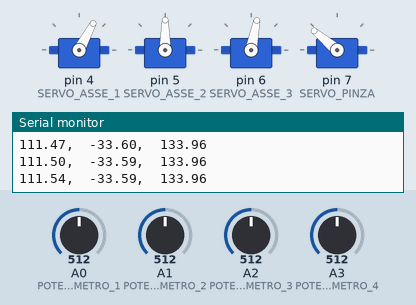
A sketch run on a simulated Arduino Uno, built with avr-gcc and run on an emulated ATmega328P. Parts: 4 × servo, the last lines printed to the serial monitor. The inputs (shaded band) are chosen by the test bench; at power-on: A3 (POTENZIOMETRO_4) = 512, A0 (POTENZIOMETRO_1) = 512, A1 (POTENZIOMETRO_2) = 512, A2 (POTENZIOMETRO_3) = 512.

Above: at 1.2 s.
1.3 s: A3 (POTENZIOMETRO_4) set to 306
At 2.53 s:
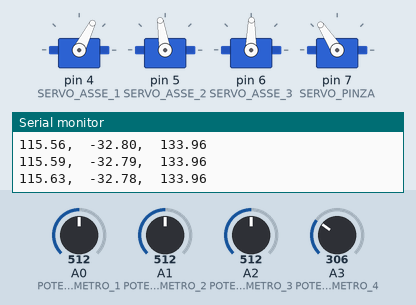
4.3 s: A3 (POTENZIOMETRO_4) set to 30
At 5.2 s:
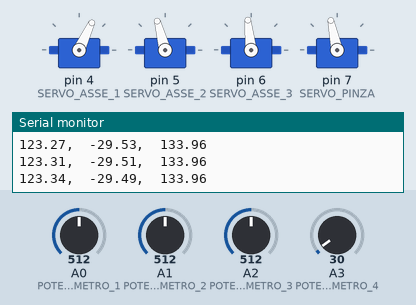
7.3 s: A3 (POTENZIOMETRO_4) set to 716
At 9.61 s:
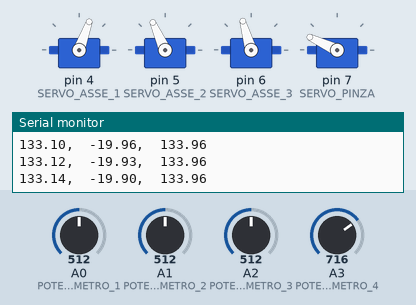
10.3 s: A3 (POTENZIOMETRO_4) set to 992
At 12.1 s:
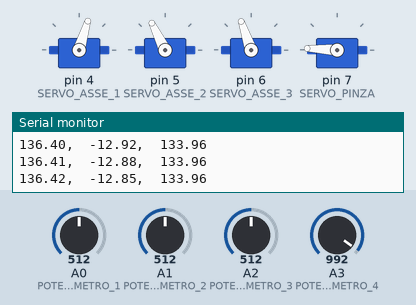
Timing chart, 0 to 19.2 s (numbered marks = the images above; inputs shaded):
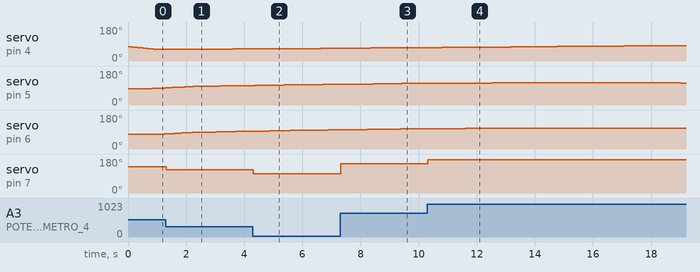

Measured:
- after the input at 1.3 s, servo on pin 7 (SERVO_PINZA): 140° → 123° at once
- after the input at 4.3 s, servo on pin 7 (SERVO_PINZA): 123° → 102° at once
- after the input at 7.3 s, servo on pin 7 (SERVO_PINZA): 102° → 155° at once
- after the input at 10.3 s, servo on pin 7 (SERVO_PINZA): 155° → 177° at once

The sketch:

traiettoriaCirconferenzaXY.ino
```cpp
/*
 *  VEDI LA LEZIONE COMPLETA :  https://youtu.be/VfE-PyNZjaI
 */

#include <Servo.h>

Servo Servo_0;   /* asse 1, angolo Beta */
Servo Servo_1;   /* asse 2, angolo Alfa */
Servo Servo_2;   /* asse 3, angolo Gamma */
Servo Servo_3;

#define POTENZIOMETRO_1   A0
#define POTENZIOMETRO_2   A1
#define POTENZIOMETRO_3   A2
#define POTENZIOMETRO_4   A3

#define SERVO_ASSE_1  4
#define SERVO_ASSE_2  5
#define SERVO_ASSE_3  6
#define SERVO_PINZA   7
#define PULSANTE      3

#define DELTA_ALFA    1
#define DELTA_BETA    1
#define DELTA_GAMMA   1

#define OFFSET_ALFA    0
#define OFFSET_BETA    -11
#define OFFSET_GAMMA   -10

#define DELTA_T_MS    60000
#define RAGGIO_MM        30


int potenziometro[4];
int alfa1024, beta1024, gamma1024;
float xmm, ymm, zmm;
int tempoPressionePulsanteDS;


float centro[3];

void setup()
{
  Serial.begin(115200);

  Servo_0.attach( SERVO_ASSE_1 );
  Servo_1.attach( SERVO_ASSE_2 );
  Servo_2.attach( SERVO_ASSE_3 );
  Servo_3.attach( SERVO_PINZA );

  // PULSANTE
  pinMode(PULSANTE, INPUT);

  tempoPressionePulsanteDS = 0;
  alfa1024 = 500;
  beta1024 = 500;
  gamma1024 = 500;
  calcoloCinematicoDiretto(alfa1024, beta1024, gamma1024, &xmm, &ymm, &zmm);
  writeServo();

  centro[0] = xmm; // x del punto 0
  centro[1] = ymm; // y del punto 0
  centro[2] = zmm; // z del punto 0

}

/*
 - loop function
 * ---------------------------------------------------------------------------*/
void loop()
{
  float x2mm, y2mm, z2mm;

  readPot();   // leggo il potenziometro solo per la pinza

  /*
    x2mm = map(potenziometro[0], 0, 1023,   30, 100);
    y2mm = map(potenziometro[1], 0, 1023, -100, 100);
    z2mm = map(potenziometro[2], 0, 1023,    0, 150);
  */

  x2mm = centro[0] + RAGGIO_MM * sin((millis() * 6.28) / DELTA_T_MS);
  y2mm = centro[1] - RAGGIO_MM * cos((millis() * 6.28) / DELTA_T_MS);
  z2mm = centro[2];

  Serial.print(x2mm);
  Serial.print(",\t");
  Serial.print(y2mm);
  Serial.print(",\t");
  Serial.println(z2mm);

/***************

  PRESA DIRETTA SUI POTENZIOMETRI:

  alfa1024 = potenziometro[1];
  beta1024 = potenziometro[0];
  gamma1024 = potenziometro[2];

****************/

  /* posizione effettiva : xmm, ymm, zmm */
  /* posizione desiderata : x2mm, y2mm, z2mm */

  int alfa1024_ok,  beta1024_ok,  gamma1024_ok;
  float errore1;

  calcoloCinematicoDiretto(alfa1024, beta1024, gamma1024, &xmm, &ymm, &zmm);
  errore1 = calcoloErrore ((x2mm - xmm), (y2mm - ymm), (z2mm - zmm));

  alfa1024_ok = alfa1024;
  beta1024_ok = beta1024;
  gamma1024_ok = gamma1024;

  /* TENTATIVO 1 */
  tentativoMovimento( alfa1024 + DELTA_ALFA, beta1024, gamma1024, &errore1, x2mm, y2mm, z2mm, &alfa1024_ok, &beta1024_ok, &gamma1024_ok);

  /* TENTATIVO 2 */
  tentativoMovimento( alfa1024 - DELTA_ALFA, beta1024, gamma1024, &errore1, x2mm, y2mm, z2mm, &alfa1024_ok, &beta1024_ok, &gamma1024_ok);

  /* TENTATIVO 3 */
  tentativoMovimento( alfa1024, beta1024 + DELTA_BETA, gamma1024, &errore1, x2mm, y2mm, z2mm, &alfa1024_ok, &beta1024_ok, &gamma1024_ok);

  /* TENTATIVO 4 */
  tentativoMovimento( alfa1024, beta1024 - DELTA_BETA, gamma1024, &errore1, x2mm, y2mm, z2mm, &alfa1024_ok, &beta1024_ok, &gamma1024_ok);

  /* TENTATIVO 5 */
  tentativoMovimento( alfa1024, beta1024, gamma1024 + DELTA_GAMMA, &errore1, x2mm, y2mm, z2mm, &alfa1024_ok, &beta1024_ok, &gamma1024_ok);

  /* TENTATIVO 6 */
  tentativoMovimento( alfa1024, beta1024, gamma1024 - DELTA_GAMMA, &errore1, x2mm, y2mm, z2mm, &alfa1024_ok, &beta1024_ok, &gamma1024_ok);

  alfa1024 =  alfa1024_ok;
  beta1024 =  beta1024_ok;
  gamma1024 = gamma1024_ok;

  writeServo();

}
```

Button.ino
```cpp
//Calculate the time the button  pressed
void readButton()
{
  if (digitalRead(PULSANTE) == 0)
  {
    delay(10);
    if (digitalRead(PULSANTE) == 0)
    {
      tempoPressionePulsanteDS = 0;
      while (!digitalRead(PULSANTE))
      {
        tempoPressionePulsanteDS ++;
        delay(100);
      }
    }
  }
}
```

Cinematica.ino
```cpp
void calcoloCinematicoDiretto(int alfa1024, int beta1024, int gamma1024, float *xmm, float *ymm, float *zmm) {

  float alfaDeg, betaDeg, gammaDeg;
  alfaDeg  = map(alfa1024, 0, 1023,  18000,    0) / 100.0;
  betaDeg  = map(beta1024, 0, 1023,  -9000, 9000) / 100.0;
  gammaDeg = map(gamma1024, 0, 1023, 18000,    0) / 100.0;

  /* trasformo da gradi a radianti */
  float alfaRad, betaRad, gammaRad;
  alfaRad  = alfaDeg * 3.141592/180.00;
  betaRad  = betaDeg * 3.141592/180.00;
  gammaRad = gammaDeg * 3.141592/180.00;

  float xOmm, yOmm, zOmm;
  xOmm = 0;
  yOmm = 0;
  zOmm = 0;

  float xO1mm, yO1mm, zO1mm;
  xO1mm = xOmm + 0;
  yO1mm = yOmm + 0;
  zO1mm = zOmm + 64;

  float xO2mm, yO2mm, zO2mm;
  xO2mm = xO1mm + 60*cos(alfaRad)*cos(betaRad);
  yO2mm = yO1mm + 60*cos(alfaRad)*sin(betaRad);
  zO2mm = zO1mm + 60*sin(alfaRad);

  float xPmm, yPmm, zPmm;
  /*
   * SENZA CONSIDERARE I 10 MM DI DISALLINEAMENTO
   *
  xPmm = xO2mm + 110*cos(alfaRad - gammaRad)*cos(betaRad);
  yPmm = yO2mm + 110*cos(alfaRad - gammaRad)*sin(betaRad);
  zPmm = zO2mm + 110*sin(alfaRad - gammaRad);
   *
   */
  /*
   * CONSIDERANDO I 10 MM DI DISALLINEAMENTO IN Z
   */
  xPmm = xO2mm + (110*cos(alfaRad - gammaRad) - 10*sin(alfaRad - gammaRad))*cos(betaRad);
  yPmm = yO2mm + (110*cos(alfaRad - gammaRad) - 10*sin(alfaRad - gammaRad))*sin(betaRad);
  zPmm = zO2mm + (110*sin(alfaRad - gammaRad) + 10*cos(alfaRad - gammaRad));

  *xmm = xPmm;
  *ymm = yPmm;
  *zmm = zPmm;

  /*
  Serial.print(xPmm);
  Serial.print(",");
  Serial.print(yPmm);
  Serial.print(",");
  Serial.println(zPmm);
  */
}

float calcoloErrore ( float deltaX, float deltaY, float deltaZ ) {

  return ((deltaX*deltaX) + (deltaY*deltaY) + (deltaZ*deltaZ));

}


void tentativoMovimento(int alfa1024_tmp, int beta1024_tmp, int gamma1024_tmp,
                        float *errore1,
                        float x2mm, float y2mm, float z2mm,
                        int *alfa1024_ok, int *beta1024_ok, int *gamma1024_ok) {

  float xmm_tmp, ymm_tmp, zmm_tmp, errore2;

  calcoloCinematicoDiretto(alfa1024_tmp, beta1024_tmp, gamma1024_tmp, &xmm_tmp, &ymm_tmp, &zmm_tmp);
  errore2 = calcoloErrore ( (x2mm - xmm_tmp), (y2mm - ymm_tmp), (z2mm - zmm_tmp));

  if (errore2 < *errore1) {
    *alfa1024_ok = alfa1024_tmp;
    *beta1024_ok = beta1024_tmp;
    *gamma1024_ok = gamma1024_tmp;

    *errore1 = errore2;
  }

}

void writeServo() {

  Servo_1.write(map(alfa1024, 0, 1023, 0, 180)       + OFFSET_ALFA);
  Servo_0.write(map(beta1024, 0, 1023, 0, 180)       + OFFSET_BETA);
  Servo_2.write(map(gamma1024, 0, 1023, 0, 180)      + OFFSET_GAMMA);
  Servo_3.write(map(potenziometro[3], 0, 1023, 100, 180));

}
```

Record.ino
```cpp
//Read the values ot the potentiometers.
void readPot()
{
  potenziometro[0] = analogRead( POTENZIOMETRO_1 );
  potenziometro[1] = analogRead( POTENZIOMETRO_2 );
  potenziometro[2] = analogRead( POTENZIOMETRO_3 );
  potenziometro[3] = analogRead( POTENZIOMETRO_4 );
}
```
